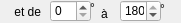
             <widget class="QFrame" name="frameIncl">
              <property name="geometry">
               <rect>
                <x>324</x>
                <y>125</y>
                <width>181</width>
                <height>23</height>
               </rect>
              </property>
              <property name="font">
               <font/>
              </property>
              <property name="mouseTracking">
               <bool>true</bool>
              </property>
              <property name="frameShape">
               <enum>QFrame::NoFrame</enum>
              </property>
              <property name="frameShadow">
               <enum>QFrame::Plain</enum>
              </property>
              <widget class="QLabel" name="lbl_inclMin2">
               <property name="geometry">
                <rect>
                 <x>0</x>
                 <y>4</y>
                 <width>41</width>
                 <height>16</height>
                </rect>
               </property>
               <property name="font">
                <font/>
               </property>
               <property name="text">
                <string>et de</string>
               </property>
               <property name="alignment">
                <set>Qt::AlignRight|Qt::AlignTrailing|Qt::AlignVCenter</set>
               </property>
              </widget>
              <widget class="QSpinBox" name="inclMin2">
               <property name="geometry">
                <rect>
                 <x>50</x>
                 <y>0</y>
                 <width>41</width>
                 <height>22</height>
                </rect>
               </property>
               <property name="font">
                <font/>
               </property>
               <property name="minimum">
                <number>0</number>
               </property>
               <property name="maximum">
                <number>360</number>
               </property>
               <property name="value">
                <number>0</number>
               </property>
              </widget>
              <widget class="QLabel" name="lbl_inclMax2">
               <property name="geometry">
                <rect>
                 <x>101</x>
                 <y>4</y>
                 <width>20</width>
                 <height>20</height>
                </rect>
               </property>
               <property name="font">
                <font/>
               </property>
               <property name="text">
                <string>à</string>
               </property>
              </widget>
              <widget class="QSpinBox" name="inclMax2">
               <property name="geometry">
                <rect>
                 <x>120</x>
                 <y>0</y>
                 <width>41</width>
                 <height>22</height>
                </rect>
               </property>
               <property name="font">
                <font/>
               </property>
               <property name="minimum">
                <number>0</number>
               </property>
               <property name="maximum">
                <number>180</number>
               </property>
               <property name="value">
                <number>180</number>
               </property>
              </widget>
              <widget class="QLabel" name="deg5">
               <property name="geometry">
                <rect>
                 <x>90</x>
                 <y>0</y>
                 <width>16</width>
                 <height>16</height>
                </rect>
               </property>
               <property name="font">
                <font/>
               </property>
               <property name="text">
                <string>°</string>
               </property>
              </widget>
              <widget class="QLabel" name="deg6">
               <property name="geometry">
                <rect>
                 <x>160</x>
                 <y>1</y>
                 <width>16</width>
                 <height>16</height>
                </rect>
               </property>
               <property name="font">
                <font/>
               </property>
               <property name="text">
                <string>°</string>
               </property>
              </widget>
             </widget>
